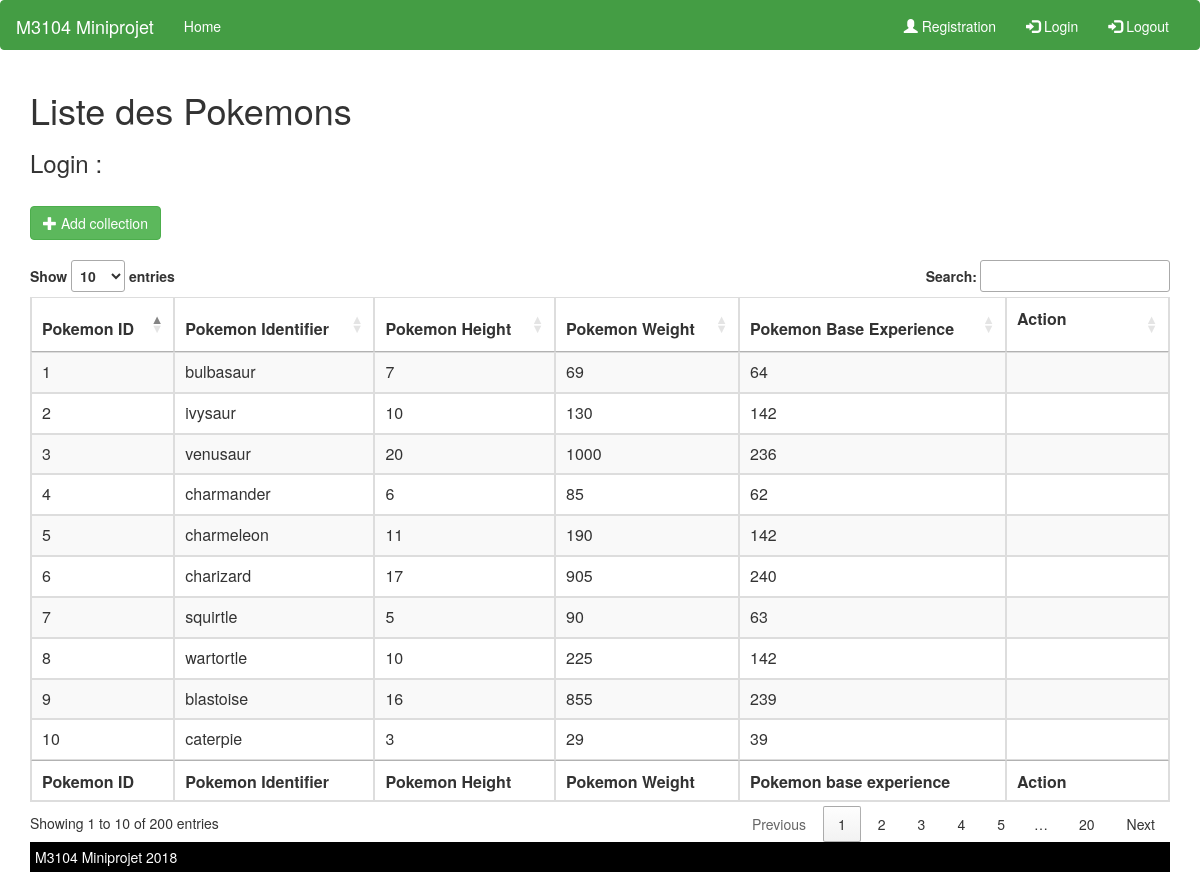
Screenshot of /index.php/collection with the database file from the repository.
### tables this page shows
CREATE TABLE _pokemon (
    pokemon_id integer NOT NULL,
    identifier character varying(50) NOT NULL,
    height integer NOT NULL,
    weight integer NOT NULL,
    base_experience integer NOT NULL
);

### application/controllers/Collection.php (called while the page is built, shortened)
<?php
class Collection extends CI_Controller {
	public function __construct()
	{
        $this->load->library('form_validation');
        $this->load->model('collection_model');
	}
	public function index(){
		$data['pokemons']=[];
		$data['pokemons']=$this->collection_model->getall();
		$this->load->view('header');
		$this->load->view('collection',$data);
		$this->load->view('footer');
	}
}

### index.php (called while the page is built, shortened)
<?php
require_once BASEPATH.'core/CodeIgniter.php';

### application/models/Collection_model.php (called while the page is built, shortened)
<?php if ( ! defined('BASEPATH')) exit('No direct script access allowed');
class Collection_model extends CI_Model{
	var $table = '_pokemon';
	Public function getall(){
        $this->db->from($this->table);
		$query=$this->db->get();
		return $query->result();
	}
}

### application/views/collection.php (the view, shortened to what this page needs)
<!DOCTYPE html>
<html lang="en">
<head>
  <link rel="stylesheet" href="https://maxcdn.bootstrapcdn.com/bootstrap/3.3.7/css/bootstrap.min.css">
  <link rel="stylesheet" href="https://cdn.datatables.net/1.10.19/css/jquery.dataTables.min.css">
  <link href="//maxcdn.bootstrapcdn.com/font-awesome/4.2.0/css/font-awesome.min.css" rel="stylesheet">
  <link href="<?php echo base_url(); ?>assets/css/style.css" rel='stylesheet' type='text/css' />
  </head>
  <body>
  <div class="container">
    <h1>Liste des Pokemons</h1>
    <h3>Login : <?php echo ($_SESSION['loginName']);?></h3>
    <br />
    <button class="btn btn-success" onclick="add_collection()"><i class="glyphicon glyphicon-plus"></i> Add collection</button>
    <br />
    <br />
    <table id="table_id" class="table table-striped table-bordered" cellspacing="0" width="100%">
      <thead>
        <tr>
          <th>Pokemon ID</th>
          <th>Pokemon Identifier</th>
          <th>Pokemon Height</th>
          <th>Pokemon Weight</th>
          <th>Pokemon Base Experience</th>
          <th style="width:125px;">Action</p></th>
        </tr>
      </thead>
      <tbody>
        <?php foreach($pokemons as $pokemon){?>
          <tr>
          <td><?php echo $pokemon->pokemon_id;?></td>
          <td><?php echo $pokemon->identifier;?></td>
          <td><?php echo $pokemon->height;?></td>
          <td><?php echo $pokemon->weight;?></td>
          <td><?php echo $pokemon->base_experience;?></td>
          <td>
            </td>
          </tr>
        <?php }?>
      </tbody>
      <tfoot>
        <tr>
        <th>Pokemon ID</th>
        <th>Pokemon Identifier</th>
        <th>Pokemon Height</th>
        <th>Pokemon Weight</th>
        <th>Pokemon base experience</th>
        <th>Action</th>
        </tr>
      </tfoot>
    </table>
  </body>
</html>

### application/views/header.php (shortened to what this page needs)
<body>
<nav class="navbar navbar-inverse" id="header">
  <div class="container-fluid">
    <div class="navbar-header">
      <a class="navbar-brand" href="<?php echo base_url(); ?>home">M3104 Miniprojet</a>
    </div>
    <div class="collapse navbar-collapse" id="myNavbar">
      <ul class="nav navbar-nav">
        <li class="#"><a href="<?php echo base_url(); ?>home">Home</a></li>
      </ul>
      <ul class="nav navbar-nav navbar-right">
        <li><a href="<?php echo base_url(); ?>users/registration"><span class="glyphicon glyphicon-user"></span> Registration</a></li>
        <li><a href="<?php echo base_url(); ?>users/login"><span class="glyphicon glyphicon-log-in"></span> Login</a></li>
        <li><a href="<?php echo base_url(); ?>users/logout"><span class="glyphicon glyphicon-log-in"></span> Logout</a></li>
      </ul>
    </div>
  </div>
</nav>

### application/views/footer.php
<div id="footer">
<footer>
M3104 Miniprojet 2018
</footer>
</div>

### assets/css/style.css (style rules this page uses)
#header { background-color: #449D44; color: #fff; border-color: #449D44; height: 50px; }
#header a { color: #fff; }
#footer { width: 100%; background-color: #000; height: 30px; color: #fff; padding: 5px; }

### rows the page displays
_pokemon: pokemon_id "1", identifier "bulbasaur", height "7", weight "69", base_experience "64"
_pokemon: pokemon_id "2", identifier "ivysaur", height "10", weight "130", base_experience "142"
_pokemon: pokemon_id "3", identifier "venusaur", height "20", weight "1000", base_experience "236"
_pokemon: pokemon_id "4", identifier "charmander", height "6", weight "85", base_experience "62"
_pokemon: pokemon_id "5", identifier "charmeleon", height "11", weight "190", base_experience "142"
_pokemon: pokemon_id "6", identifier "charizard", height "17", weight "905", base_experience "240"
_pokemon: pokemon_id "7", identifier "squirtle", height "5", weight "90", base_experience "63"
_pokemon: pokemon_id "8", identifier "wartortle", height "10", weight "225", base_experience "142"
_pokemon: pokemon_id "9", identifier "blastoise", height "16", weight "855", base_experience "239"
_pokemon: pokemon_id "10", identifier "caterpie", height "3", weight "29", base_experience "39"
